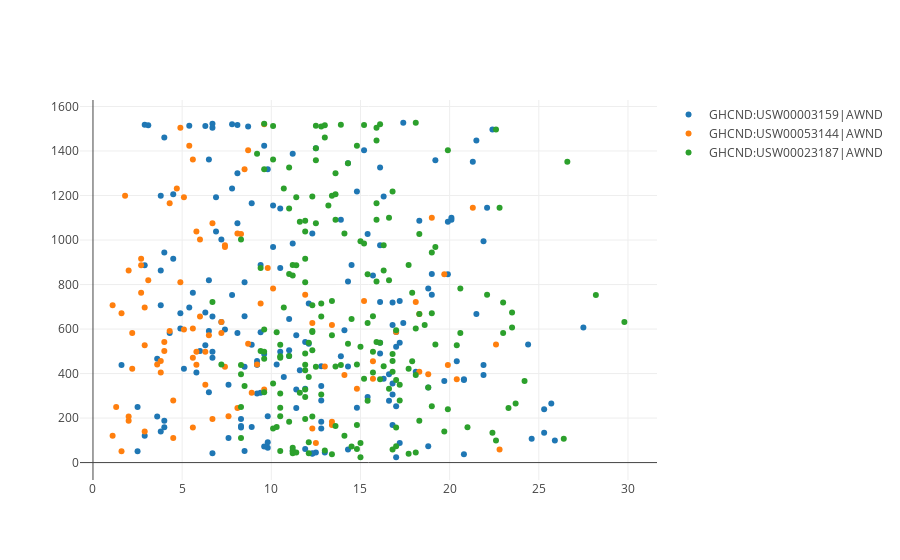

Notebook source saved alongside this figure:
### Code cell
random_turbines = np.random.choice(turbine_names, size=1, replace=False)
print(random_turbines)
traces = []

for turbine in random_turbines:
    filtered_turbine = daily_mean_turbine_reading.loc[daily_mean_turbine_reading["turbine_num"] == turbine]
    
    for column in filtered_turbine:
        if column.startswith("GHCND"):
            trace = go.Scatter(x=filtered_turbine[column],
                               y=filtered_turbine["reading"],
                               name=column,
                               mode='markers')
            traces.append(trace)

py.iplot(traces, filename='basic-scatter')

### Figure 1 — Plotly figure (JSON) as saved in the notebook; plotly's stock layout.template omitted (floating-point values rounded to 4 significant figures; data arrays with more than 128 entries replaced by an {"elided": "..."} marker saying what was removed)
{"data": [{"mode": "markers", "name": "GHCND:USW00003159|AWND", "type": "scatter", "uid": "fbb5e6d0-dd01-11e8-aaef-50e549ed1be1", "x": {"elided": "182 float values"}, "y": {"elided": "182 float values"}}, {"mode": "markers", "name": "GHCND:USW00053144|AWND", "type": "scatter", "uid": "fbb5e6d1-dd01-11e8-906d-50e549ed1be1", "x": {"elided": "182 float values"}, "y": {"elided": "182 float values"}}, {"mode": "markers", "name": "GHCND:USW00023187|AWND", "type": "scatter", "uid": "fbb5e6d2-dd01-11e8-a95d-50e549ed1be1", "x": {"elided": "182 float values"}, "y": {"elided": "182 float values"}}], "layout": {}}
